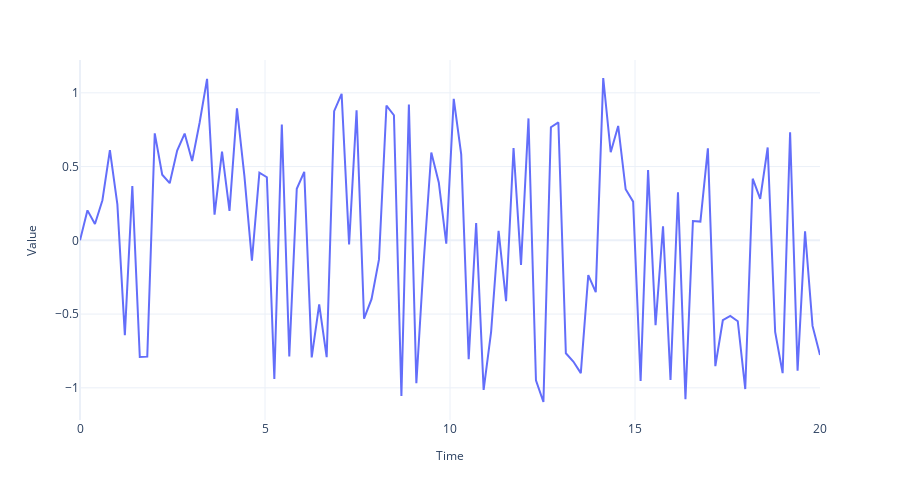

The code cell stored with this chart in its notebook:
### Code cell
fig = plot_time_series(regular_time_samples, 
                 samples, 
                 "")
fig.write_image("imgs/chapter_1/pseudo_process.png")
fig.show()
